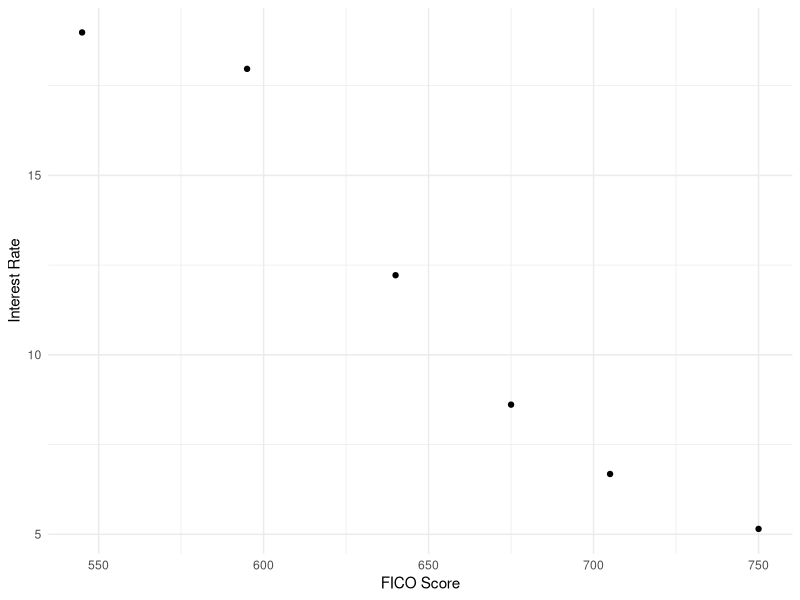
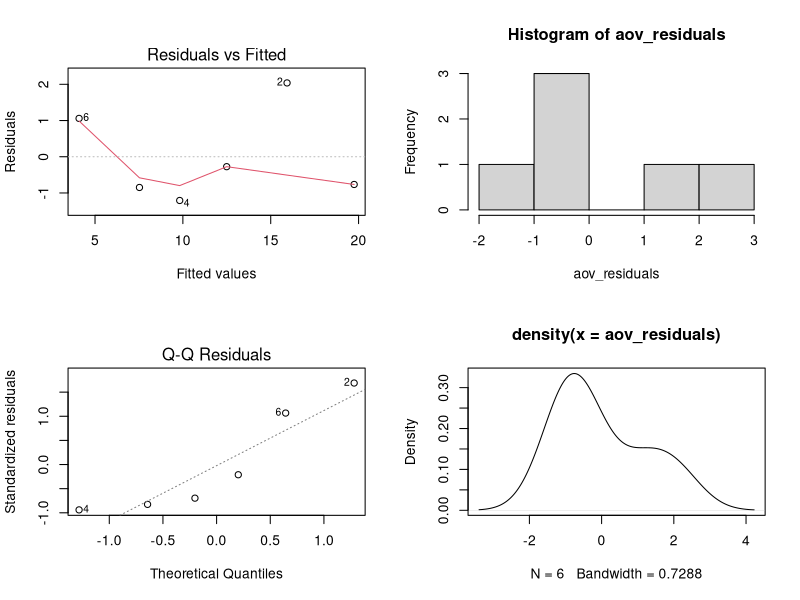
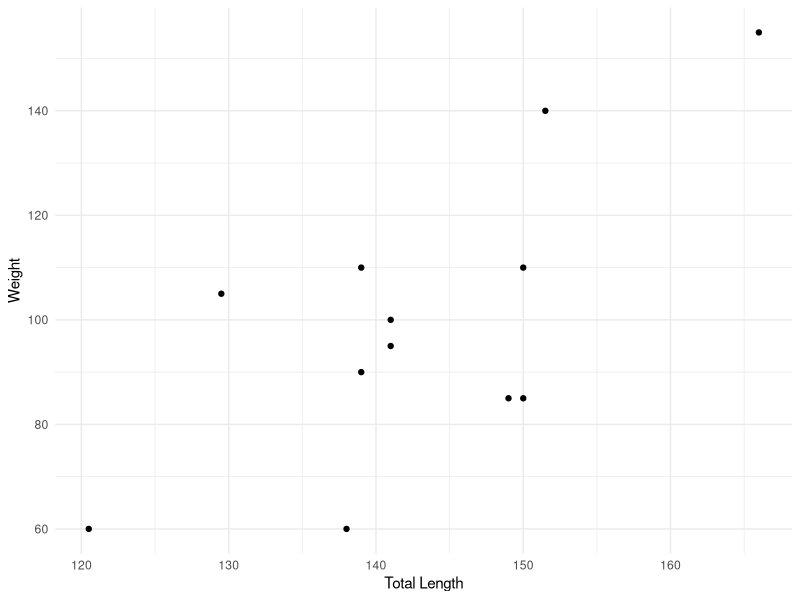
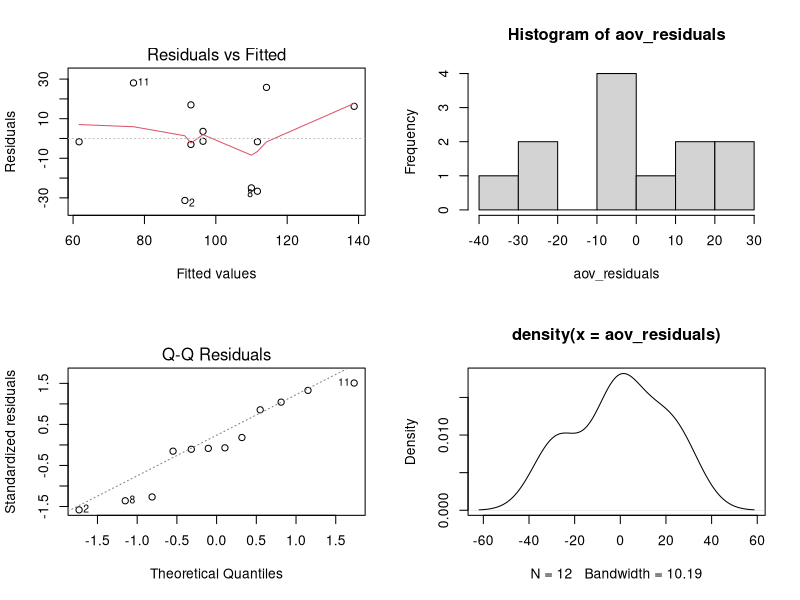

Generate these figures, in order, with R:
library(tidyverse)

almost_sas <- function(aov.results){
  aov_residuals <- residuals(aov.results)
  par(mfrow=c(2,2))
  plot(aov.results, which=1)
  hist(aov_residuals)
  plot(aov.results, which=2)
  plot(density(aov_residuals))
}

##### PROBLEM 1 #####

fico <- c(545, 595, 640, 675, 705, 750)
interest <- c(18.982, 17.967, 12.218, 8.612, 6.680, 5.150)
data <- tibble(fico, interest)

# the following section is to help with hand calculations
###########################################
mean(interest)
sd(interest)
mean(fico)
sd(fico)

# numerator of Pearson's correlation
data$num_x <- ((data$fico-mean(fico))/sd(fico))
data$num_y <- ((data$interest-mean(interest))/sd(interest))
data$num <- data$num_x*data$num_y

# calculate Pearson's 
r <- sum(data$num)/(5)

# find slope for regression line -- reuse Pearson's
b1 <- r*(sd(interest)/sd(fico))

# find intercept for regression line
b0 <- mean(interest) - b1*mean(fico)

# sum of squared resid for s_e
m1 <- lm(interest ~ fico, data = data)
data$resid <- residuals(m1)
sum(data$resid^2)

# s_e
s_e <- sqrt(sum(data$resid^2/4))

# s_b1
s_e/(sd(fico)*sqrt(5))
###########################################

# scatterplot
ggplot(data, aes(x=fico, y=interest)) +
  geom_point() +
  theme_minimal() +
  labs(x = "FICO Score", y = "Interest Rate")

# Pearson's correlation
cor(data)

# Spearman's correlation
cor(data, method = "spearman")

# model of interest
m1 <- lm(interest ~ fico, data = data)

# look at summary to get model
summary(m1)

# confidence interval for beta
confint(m1)

# assessment graph
almost_sas(m1)

##### PROBLEM 2 #####

length <- c(139, 138, 139, 120.5, 149, 141, 141, 150, 166, 151.5, 129.5, 150)
weight <- c(110, 60, 90, 60, 85, 100, 95, 85, 155, 140, 105, 110)
data <- tibble(length, weight)

# the following section is to help with hand calculations
###########################################
mean(length)
sd(length)
mean(weight)
sd(weight)

# numerator of Pearson's correlation
data$num_x <- ((data$length-mean(length))/sd(length))
data$num_y <- ((data$weight-mean(weight))/sd(weight))
data$num <- data$num_x*data$num_y

# calculate Pearson's 
r <- sum(data$num)/(11)

# find slope for regression line -- reuse Pearson's
b1 <- r*(sd(weight)/sd(length))

# find intercept for regression line
b0 <- mean(weight) - b1*mean(length)
###########################################

# scatterplot
ggplot(data, aes(x=length, y=weight)) +
  geom_point() +
  theme_minimal() +
  labs(x = "Total Length", y = "Weight")

# Pearson's correlation
cor(data)

# Spearman's correlation
cor(data, method = "spearman")

# model of interest
m1 <- lm(weight ~ length, data = data)

# look at summary to get model
summary(m1)

# confidence interval for beta
confint(m1)

# assessment graph
almost_sas(m1)
